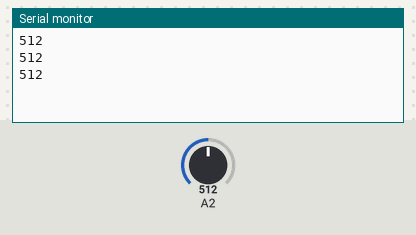
This sketch was run on a simulated Arduino Uno, built with avr-gcc and run on an emulated ATmega328P. Shown: the last lines printed to the serial monitor. Inputs (shaded band) come from the test bench; at power-on: A2 = 512.

Above: at 1.3 s.
1.4 s: A2 set to 716
At 1.9 s:
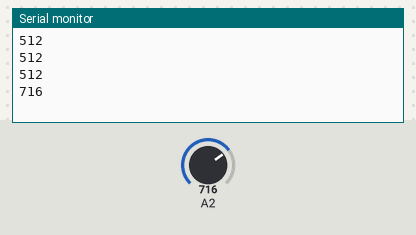
2.9 s: A2 set to 900
At 3.4 s:
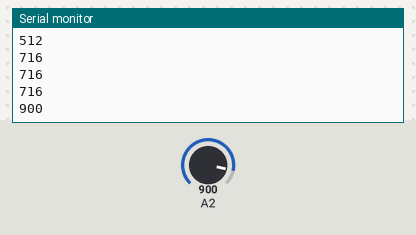
Timing chart, 0 to 5.9 s (numbered marks = the images above; inputs shaded):
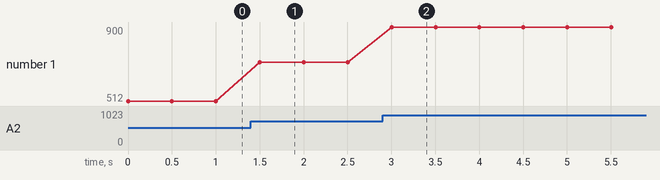

The sketch:

analog_test.ino
```cpp
void setup() {
  // put your setup code here, to run once:
  Serial.begin(115200);

}

void loop() {
  // put your main code here, to run repeatedly:
  long i = analogRead(A2);
  if (i < 1000) {
    Serial.println(i);
    delay(500);
  }
}
```

Measured:
- after the input at 1.4 s, the serial monitor: prints a new line after 0.10 s (image 1)
- after the input at 2.9 s, the serial monitor: prints a new line after 0.10 s (image 2)
- plotted number 1: 512 → 716 after the input at 1.4 s, 716 → 900 after the input at 2.9 s
